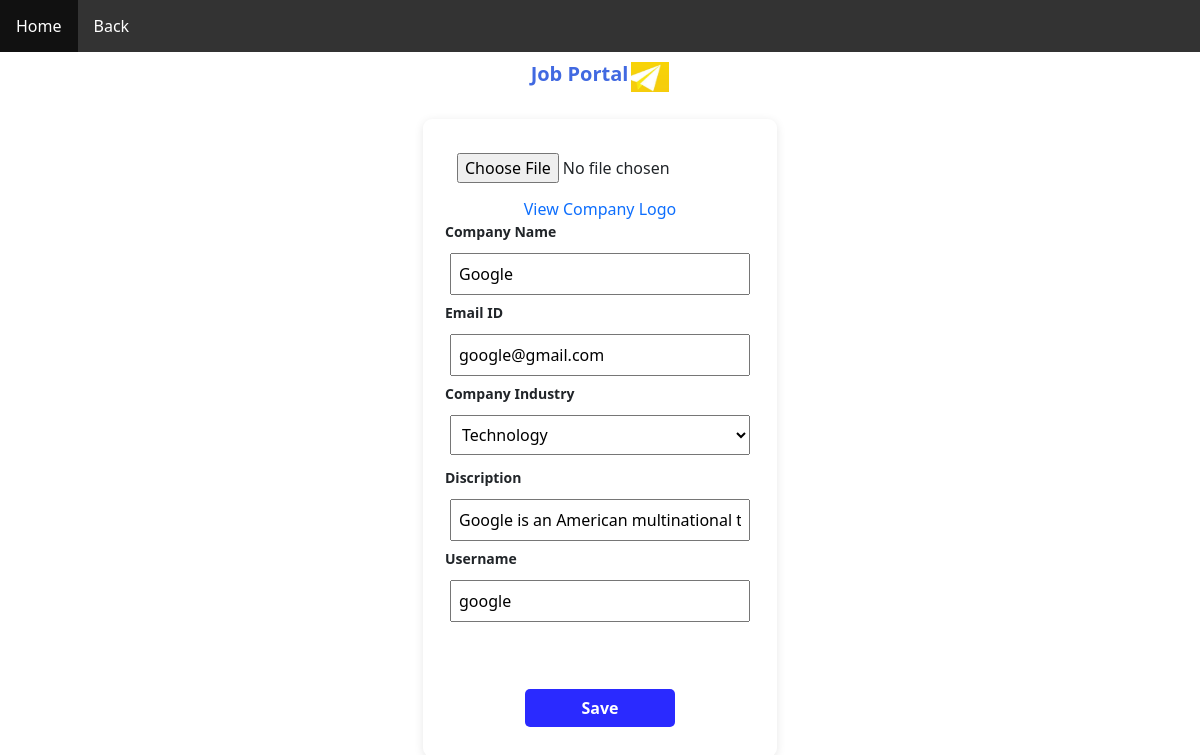
The page /employee_edit (signed in) on the database as committed earlier.
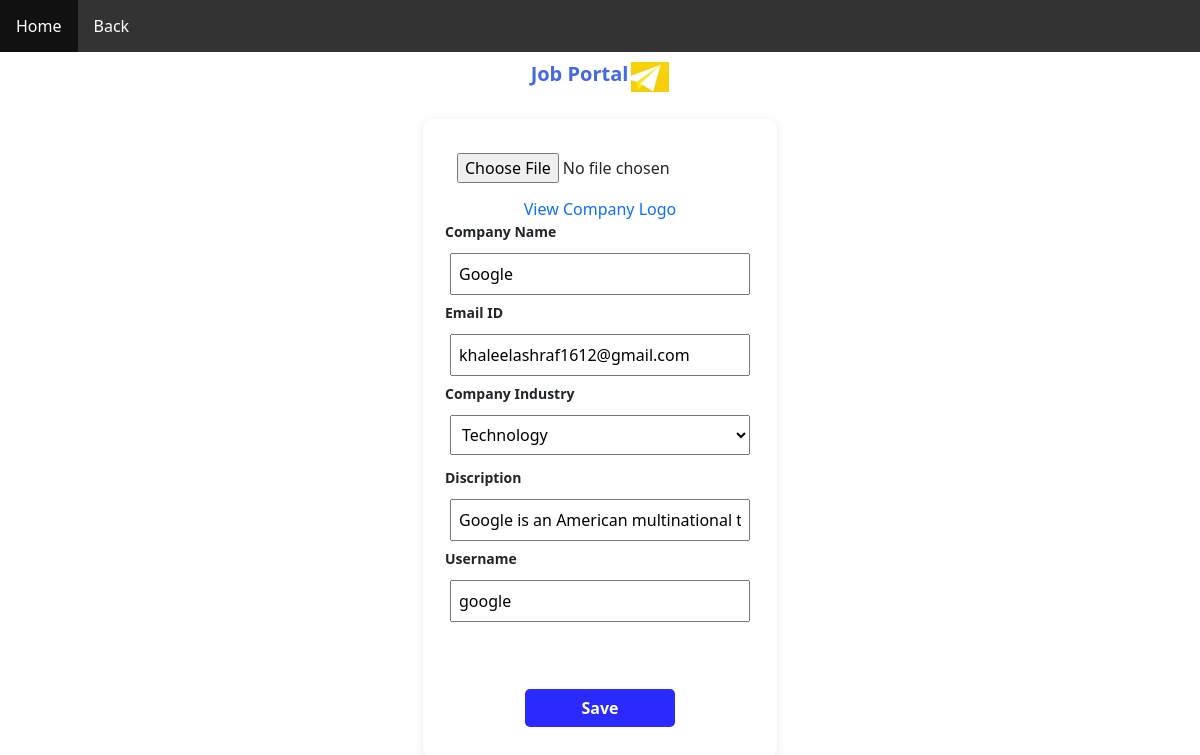
The same page on the database as committed later.
### job_portal_app/models.py (models this page shows)
class CustomUser(AbstractUser):
    user_type=models.CharField(max_length=25)

### job_portal_app/views.py (the view)
# urls.py: path('employee_edit',views.employee_edit,name='employee_edit'),
def employee_edit(request):
    employee=Employee.objects.get(user_id=request.user)
    custom_user=request.user
    if request.method=='POST':
        if 'companylogo' in request.FILES:
            employee.companylogo=request.FILES['companylogo']
        employee.companyname=request.POST['companyname']
        custom_user.email=request.POST['email']
        employee.companyindustry=request.POST['companyindustry']
        employee.discription=request.POST['discription']
        custom_user.username=request.POST['username']
        employee.save()
        custom_user.save()
        return render(request, 'employee_profile.html',{'data':employee,'details':custom_user})
    else:
        return render(request,'employee_edit.html',{'data':employee,'details':custom_user})

### templates/employee_edit.html (shortened to what this page needs)
<!DOCTYPE html>
{% load static %}
<html lang="en">
<head>
    <link href="https://cdn.jsdelivr.net/npm/bootstrap@5.3.3/dist/css/bootstrap.min.css" rel="stylesheet"
>
</head>
</head>
<body>
    <ul>
        <li><a href="{% url 'employee_home' %}">Home</a></li>
        <li><a href="{% url 'employee_profile' %}">Back</a></li>
    </ul>
    <div class="container">
      <div class="logo">
        <div class="logo_name">
          <h5><strong>Job Portal</strong></h5>
        </div>
        <div class="logo_img">
          <img src="{% static 'images/maxresdefault1.jpg' %}" width="38px" height="30px" alt="logo">
        </div>
      </div>
      <div class="form">
        <form method="post" action="" enctype="multipart/form-data" onsubmit="return validateform()">
          <div>
            <input type="file" name="companylogo" id="companylogo"><br>
            {% if data.companylogo %}
            <a href="{{data.companylogo.url}}" target="_blank">View Company Logo</a>
            {% endif %}
          </div>
          <div>
            <label for="">Company Name</label><br>
            <input type="text" placeholder="Enter the Company Name" name="companyname" id="companyname" value="{{data.companyname}}"><br>
          </div>
          <div>
            <label for="">Email ID</label><br>
            <input type="email" placeholder="Enter the Email ID" name="email" id="email" value="{{details.email}}"><br>
          </div>
          <div>
            <label for="">Company Industry</label><br>
            <select name="companyindustry" id="companyindustry">
                <option value="{{data.companyindustry}}">{{data.companyindustry}}</option>
            </select>
          </div>
          <div>
            <label for="">Discription</label><br>
            <input type="text" placeholder="Enter the Discription about your company" name="discription" id="discription" value="{{data.discription}}"><br>
          </div>
          <div>
            <label for="">Username</label><br>
            <input type="text" placeholder="Enter the Username" name="username" id="username" value="{{details.username}}"><br>
          </div>
          <button type="submit">Save</button>
        </form>
      </div>
</body>
</html>

Rows that differ between the two databases and show on the page:
changed CustomUser "google": email "google@gmail.com" → "khaleelashraf1612@gmail.com"
